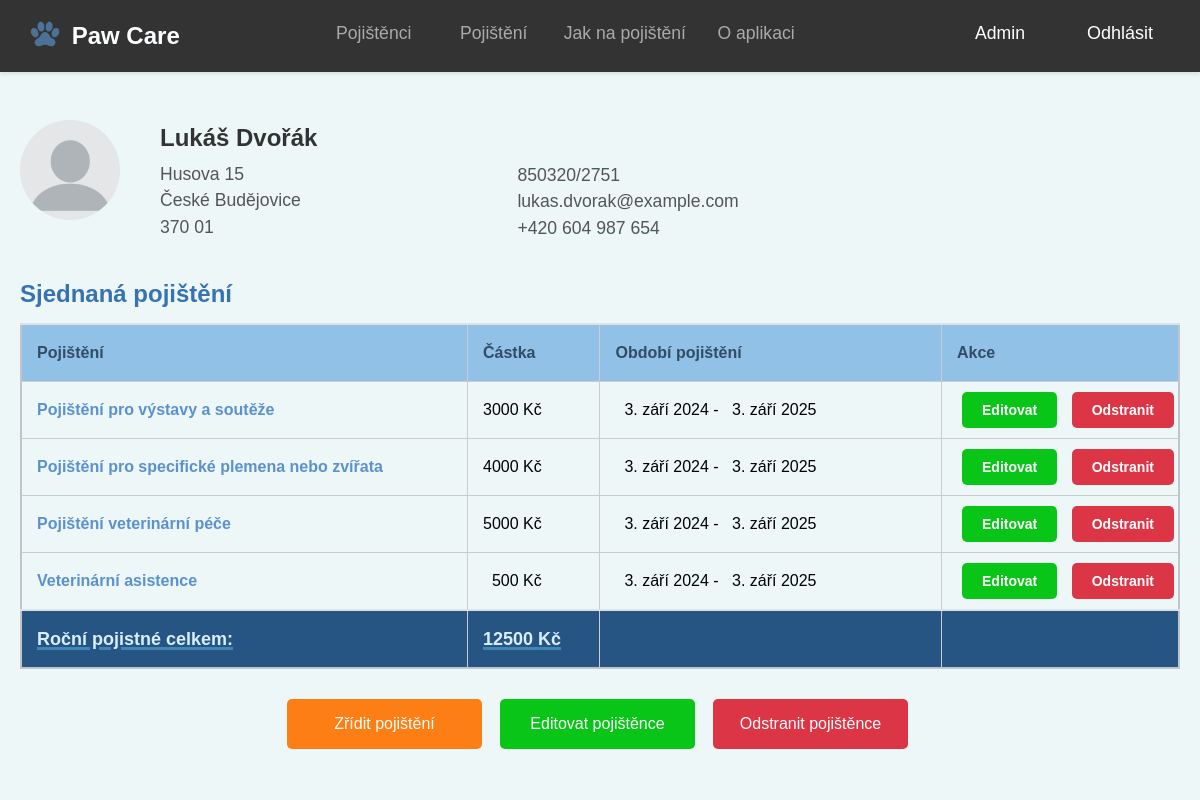
/pojisteni/pojistenec/4/ (signed in), run on an earlier commit of the app's database.
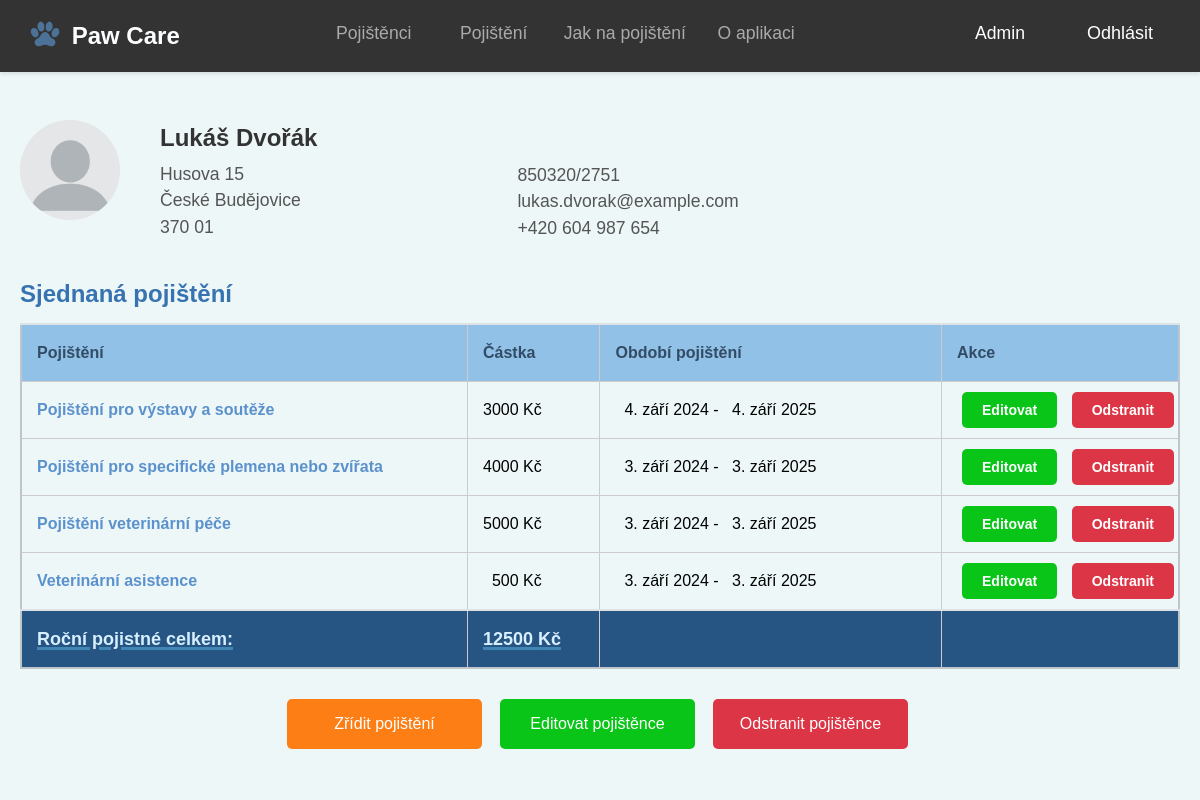
And on a later commit of the database.
### insurance/models.py (models this page shows, shortened)
class Policy(models.Model):
    insured_person = models.ForeignKey(
        InsuredPerson,
        related_name='policies',
        on_delete=models.CASCADE,
        verbose_name="Pojištěná osoba"
    )
    insurance_coverage = models.ForeignKey(
        InsuranceCoverage,
        on_delete=models.CASCADE,
        verbose_name="Pojistné krytí",
        null=True,
        blank=True
    )
    premium = models.FloatField(
        verbose_name="Pojistné",
        editable=False
    )
    start_date = models.DateField("Datum začátku pojištění")
    end_date = models.DateField("Datum konce pojištění")
    class Meta:
        verbose_name = "Pojistka"
        verbose_name_plural = "Pojistky"

class InsuranceCoverage(models.Model):
    insurance_type = models.ForeignKey(
        InsuranceType,
        related_name='coverages',
        on_delete=models.CASCADE,
        verbose_name="Typ pojištění"
    )
    name = models.CharField(
        verbose_name="Název pojistného krytí",
        max_length=100
    )
    description = models.TextField(
        verbose_name="Popis pojistného krytí",
        blank=True
    )
    premium = models.FloatField(
        verbose_name="Pojistné",
        default=0.0
    )
    class Meta:
        verbose_name = "Pojistné krytí"
        verbose_name_plural = "Pojistná krytí"

### insurance/views.py (the view)
# urls.py: path('pojistenec/<int:id>/', views.insured_detail, name='insured_detail'),
@login_required
def insured_detail(request, id):
    if request.user.is_staff:
        insured_person = get_object_or_404(InsuredPerson, id=id)
    else:
        insured_person = get_object_or_404(InsuredPerson, id=id, user=request.user)
    policies = Policy.objects.filter(insured_person=insured_person)
    total_premium = sum(policy.premium for policy in policies)
    return render(request, 'insurance/insured_detail.html', {
        'insured_person': insured_person,
        'policies': policies,
        'total_premium': total_premium,
    })

### insurance/templates/insurance/insured_detail.html (shortened to what this page needs)
{% extends 'insurance/base.html' %}
{% load static %}
{% block content %}
<div class="container">
    <div class="profile-header">
        <div class="profile-image">
            <img src="{% static 'images/profile_picture.png' %}"
                 alt="{{ insured_person.first_name }} {{ insured_person.last_name }}">
        </div>
        <div class="profile-info">
            <div class="left-info">
                <h1>{{ insured_person.first_name }} {{ insured_person.last_name }}</h1>
                <p>
                    {{ insured_person.street_address }}<br>
                    {{ insured_person.city }}<br>
                    {{ insured_person.postal_code }}
                </p>
            </div>
            <div class="right-info">
                <p>{{ insured_person.id_number }}</p>
                <p>{{ insured_person.email }}</p>
                <p>{{ insured_person.phone_number }}</p>
            </div>
        </div>
    </div>
    <h2>Sjednaná pojištění</h2>
    <table class="table table-striped insured-detail-table">
        <thead>
            <tr>
                <th>Pojištění</th>
                <th>Částka</th>
                <th>Období pojištění</th>
                {% if user.is_staff %}
                <th>Akce</th>
                {% endif %}
            </tr>
        </thead>
        <tbody>
            {% for policy in policies %}
            <tr>
                <td>
                    <a href="{% url 'insurance_coverage_list' policy.insurance_coverage.insurance_type.id %}?coverage_id={{ policy.insurance_coverage.id }}">
                        {{ policy.insurance_coverage.name }}
                    </a>
                </td>
                <td>
                    {% if policy.premium < 1000 %}&nbsp;&nbsp;{{ policy.premium|floatformat:0 }} Kč
                    {% else %}{{ policy.premium|floatformat:0 }} Kč{% endif %}
                </td>
                <td>
                    {% if policy.start_date.day < 10 %}&nbsp;&nbsp;{% endif %}{{ policy.start_date }}
                    - {% if policy.end_date.day < 10 %}&nbsp;&nbsp;{% endif %}{{ policy.end_date }}
                </td>
                {% if user.is_staff %}
                <td class="text-center">
                    <a href="{% url 'edit_policy' policy.id %}" class="btn btn-warning btn-sm">Editovat</a>
                    <a href="{% url 'delete_policy' policy.id %}" class="btn btn-danger btn-sm">Odstranit</a>
                </td>
                {% endif %}
            </tr>
            {% endfor %}
            <tr>
                <td class="text-right"><strong>Roční pojistné celkem:</strong></td>
                <td><strong>{{ total_premium|floatformat:0 }} Kč</strong></td>
                <td></td>
                {% if user.is_staff %}
                <td></td>
                {% endif %}
            </tr>
        </tbody>
    </table>
    <div class="btn-group-centered">
        <a href="{% url 'add_policy_from_insured' insured_person.id %}" class="btn btn-primary btn-create-policy">
            Zřídit pojištění
        </a>
        <a href="{% url 'edit_insured' insured_person.id %}" class="btn btn-warning">
            {% if user.is_staff %}
                Editovat pojištěnce
            {% else %}
                Editovat údaje
            {% endif %}
        </a>
        {% if user.is_staff %}
            <a href="{% url 'delete_insured' insured_person.id %}" class="btn btn-danger">Odstranit pojištěnce</a>
        {% endif %}
    </div>
</div>
{% endblock %}

What changed in the data, as far as the page shows it:
changed Policy "Pojištění pro výstavy a soutěže": start_date "3. září 2024" → "4. září 2024"; end_date "3. září 2025" → "4. září 2025"
